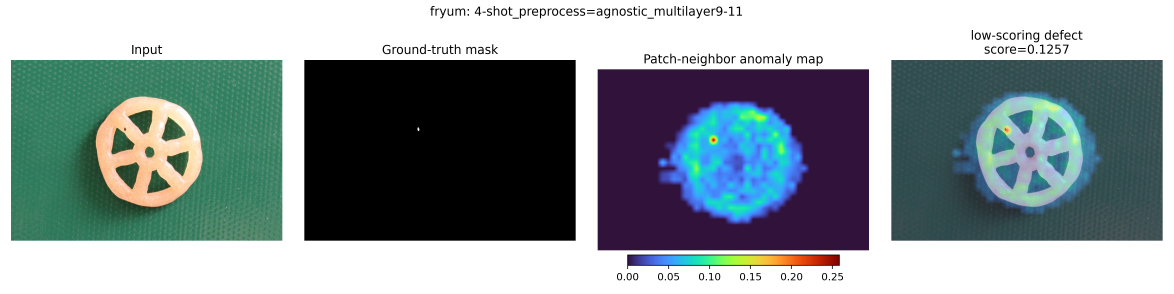
#> input picture artifacts/failures_multilayer/01_fryum_bad_031.png, 3520 x 880 px (shown at 1/3 size); its folder holds only this picture in this run
$ python -i baseline.py   (imports and definitions only)   (older library calls are emulated)
#> lines starting #> are read from the running program, lines starting #| are printed output that depends on the picture
"""Integrated multi-channel template baseline.

The primary mode follows the course requirement literally: one globally closest
normal template is selected for each test image. A per-pixel multi-template mode
is retained as a controlled ablation inspired by the teammate's implementation.
"""

from __future__ import annotations

import os
import time
from dataclasses import dataclass, field
from typing import Literal

import cv2
import numpy as np

from .metrics import image_metrics, pixel_metrics


IMAGE_EXTENSIONS = {".png", ".jpg", ".jpeg", ".bmp", ".tif", ".tiff"}
DEFAULT_CHANNELS = ("rgb", "gray", "gradient", "ssim")
CALIBRATION_COUNT = 20


# [39 lines left out: functions list_images, select_references, load_rgb, load_mask, not called in this run]


@dataclass
class PreparedImage:
    rgb: np.ndarray
    gray: np.ndarray
    gradient: np.ndarray
    ssim_mean: np.ndarray
    ssim_square_mean: np.ndarray


def prepare_image(image: np.ndarray) -> PreparedImage:
    gray = cv2.cvtColor(image, cv2.COLOR_RGB2GRAY).astype(np.float32)
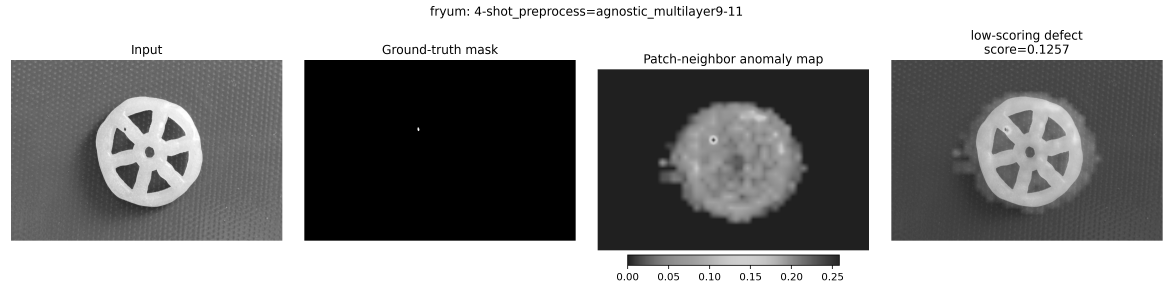
#> gray: shape (880, 3520) float32 (shown at 1/3 size); min 0, max 255, mean 145
    gx = cv2.Sobel(gray, cv2.CV_32F, 1, 0, ksize=3)
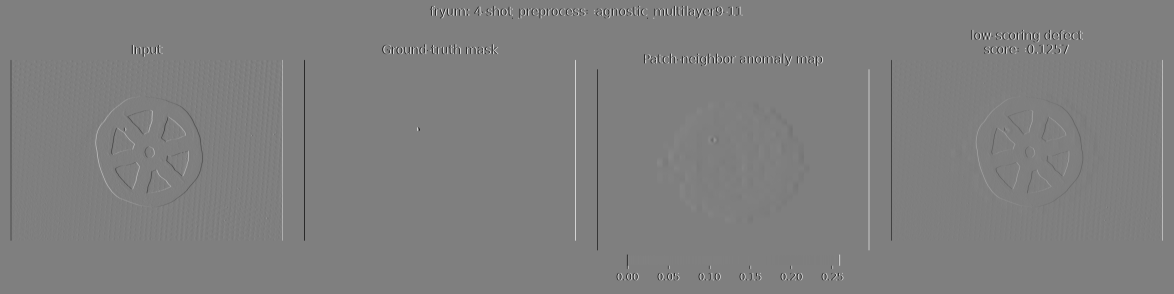
#> gx: shape (880, 3520) float32 (shown at 1/3 size); min -1020, max 1020, mean 0; drawn with min black and max white
    gy = cv2.Sobel(gray, cv2.CV_32F, 0, 1, ksize=3)
    rgb = image.astype(np.float32) / 255.0
    ssim_mean = cv2.GaussianBlur(
        rgb,
        (0, 0),
        sigmaX=1.5,
        sigmaY=1.5,
        borderType=cv2.BORDER_REFLECT,
    ).mean(axis=2)
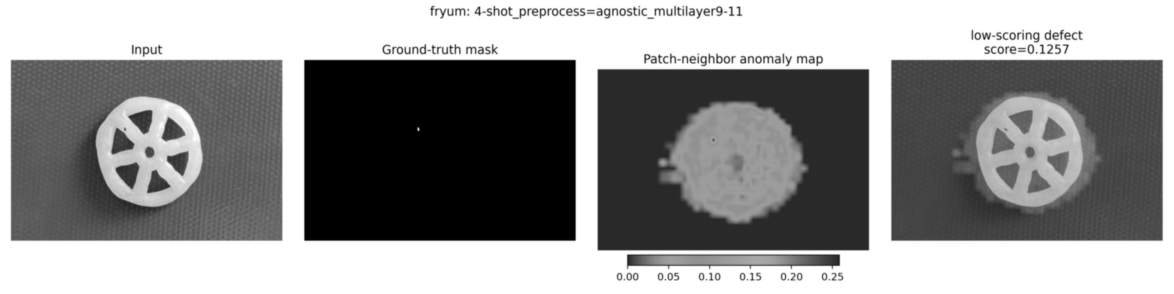
#> ssim_mean: shape (880, 3520) float32 (shown at 1/3 size); min 0, max 1, mean 0.569
    ssim_square_mean = cv2.GaussianBlur(
        rgb * rgb,
        (0, 0),
        sigmaX=1.5,
        sigmaY=1.5,
        borderType=cv2.BORDER_REFLECT,
    ).mean(axis=2)
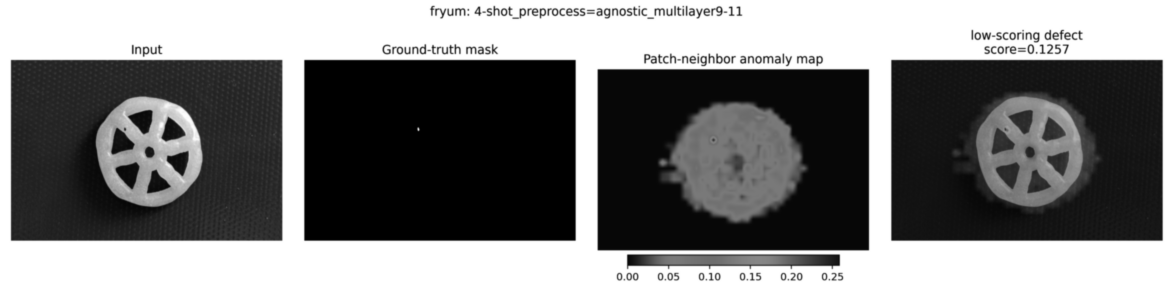
#> ssim_square_mean: shape (880, 3520) float32 (shown at 1/3 size); min 0, max 1, mean 0.491
    return PreparedImage(
        rgb=rgb,
        gray=gray / 255.0,
        gradient=cv2.magnitude(gx, gy),
        ssim_mean=ssim_mean,
        ssim_square_mean=ssim_square_mean,
    )


@dataclass
class TemplateBaseline:
    size: int = 448
    channels: tuple[str, ...] = DEFAULT_CHANNELS
    template_mode: Literal["global", "per_pixel"] = "global"
    score_mode: Literal["percentile", "top1"] = "percentile"
    score_percentile: float = 99.5
    border_crop: int = 0
    smooth_sigma: float = 4.0
    morph_kernel: int = 3
    use_ecc: bool = False
    ecc_max_iter: int = 50
    references: list[PreparedImage] = field(default_factory=list)
    reference_paths: list[str] = field(default_factory=list)
    threshold: float | None = None
    calibration_scores: list[float] = field(default_factory=list)

    # [211 lines left out: functions fit, calibrate, crop, _difference, predict, _ssim_difference and 2 more, not called in this run]

>>> import cv2
>>> picture = cv2.cvtColor(cv2.imread('../artifacts/failures_multilayer/01_fryum_bad_031.png'), cv2.COLOR_BGR2RGB)
>>> result = prepare_image(picture)

$ run again, on artifacts/failures_multilayer/04_pipe_fryum_good_400.png
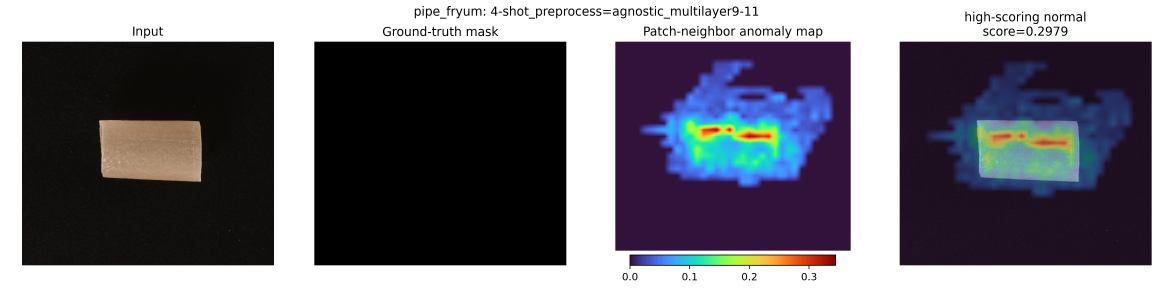
#> input picture artifacts/failures_multilayer/04_pipe_fryum_good_400.png, 3520 x 880 px (shown at 1/3 size)
#> in prepare_image, `ssim_mean = cv2.GaussianBlur( rgb, (0, 0), sigmaX=1.5, sigmaY=1.5, bor..`:
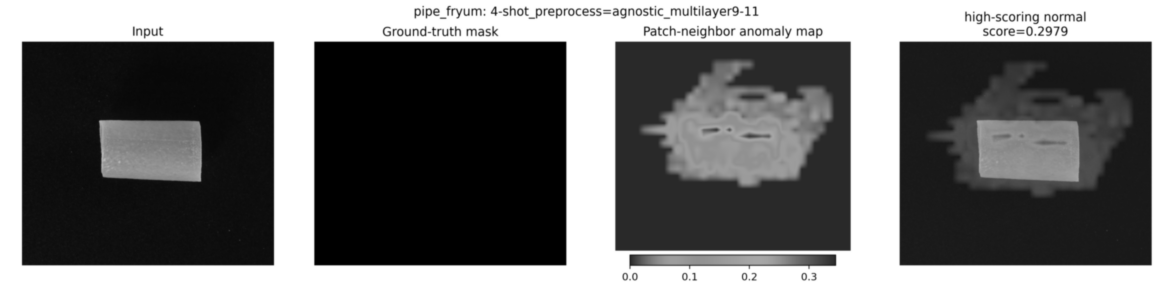
#> ssim_mean: shape (880, 3520) float32 (shown at 1/3 size); min 0, max 1, mean 0.441
#> in prepare_image, `ssim_square_mean = cv2.GaussianBlur( rgb * rgb, (0, 0), sigmaX=1.5, si..`:
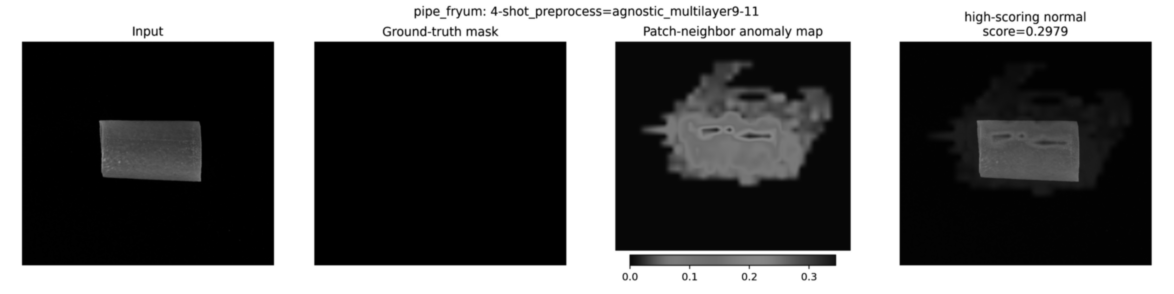
#> ssim_square_mean: shape (880, 3520) float32 (shown at 1/3 size); min 0, max 1, mean 0.388
